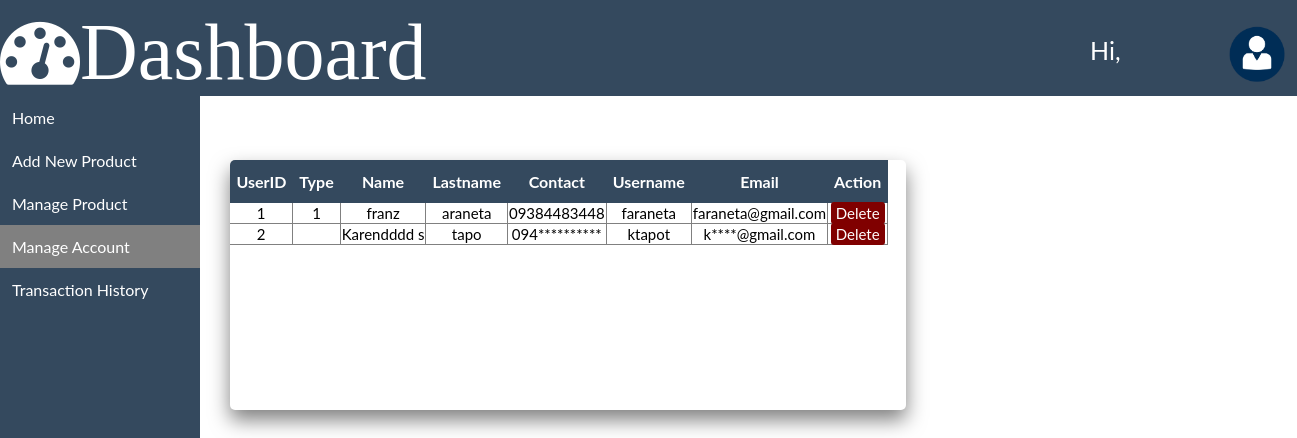
The app's page /FMJMOLSHOP/Account.php with its own data.
### tables this page shows
CREATE TABLE `account_user` (
  `Custmerid` int(11) NOT NULL,
  `type` varchar(11) NOT NULL,
  `Name` varchar(50) NOT NULL,
  `Lastname` varchar(50) NOT NULL,
  `contact` varchar(50) NOT NULL,
  `username` varchar(50) NOT NULL,
  `email` text NOT NULL,
  `pwd` text NOT NULL
);

### FMJMOLSHOP/Adminserver.php (called while the page is built, shortened)
<?php
$db = mysqli_connect('localhost','root','','fmjm') or ("Could not connect database");
     $resultss = mysqli_query($db, "SELECT * FROM account_user");
 ?>

### FMJMOLSHOP/Account.php (the view, shortened to what this page needs)
<?php include('Adminserver.php');
?>
<!DOCTYPE html>
<html>
<head>
<link rel="stylesheet" href="https://cdnjs.cloudflare.com/ajax/libs/font-awesome/4.7.0/css/font-awesome.min.css">
<link rel="stylesheet" type="text/css" href="css/adminstyle.css">
</head>
<body>
<div class="adminheader">
<div class="title"><i class="fa fa-dashboard">Dashboard</i><div class="dropdown">
  <img src="iconuser.png" class="avatar">
</div>
  </div></div><div class="user">Hi, <?php echo $_SESSION['username']; ?></div>
<div class="vertical">
<div class="vertical-menu">
<a href="HomeAdmin.php" class="active">Home</a>
<a href="AdminAdd.php" class="active">Add New Product</a>
<a href="Product.php" class="active">Manage Product</a>
<a href="Account.php" class="activea"> Manage Account</a>
  <a href="transaction.php" class="active">Transaction History</a>
</div>
</div>
 <div class="table-boxs">
<table class="Psizes">
   	 <thead>
   	 	<tr>
        <th>UserID</th>
          <th>Type</th>
   	 		<th>Name</th>
        <th>Lastname</th>
        <th>Contact</th>
        <th>Username</th>
        <th>Email</th>
   	 		<th colspan="2">Action</th>
   	 	</tr>
   	 </thead>
   <tbody class="display">
<?php while ($row = mysqli_fetch_array($resultss)) { ?>
   	 	    <tr>
            <td><?php echo $row['Custmerid']; ?> </td>
            <td><?php echo $row['type']; ?> </td>
   	 		   <td><?php echo $row['Name']; ?> </td>
   	 		   <td><?php echo $row['Lastname']; ?> </td>
        	<td><?php echo $row['contact']; ?> </td>
        	<td><?php echo $row['username']; ?> </td>
        	<td><?php echo $row['email']; ?> </td>
<td>
		<a class="del_btn" href="Account.php?delA=<?php echo $row['Custmerid']; ?> " onclick="return  confirm('Do you want to delete Y/N')">Delete</a>
</td>
</tr>
<?php } ?>
</tbody>
  </table>
</div>
</body>
</html>

### FMJMOLSHOP/css/adminstyle.css (style rules this page uses)
* { box-sizing: border-box }
body { font-family: "Lato", sans-serif; font-size: 16px; margin: 0; padding: 0; }
.vertical { height: 889px; width:200px; background-color: #34495E; top:0px; }
.vertical-menu a { background-color: #34495E; color: grey; display: block; padding: 12px; height: 500%; text-decoration: none; }
.vertical-menu a.activea { background-color: grey; color: white; }
.vertical-menu a.active { color: white; }
.adminheader { background-color: #34495E; width: auto; }
.title { top:5%; left:10px; color: white; font-size: 80px; }
.display { width: 50px; line-height: normal; }
.Psize,.Psizes,.Psizea, .Psizess { text-align: center; padding: 1px; border-collapse: collapse; }
.Psizes th { background-color: #34495E; color: white; line-height: 30px; padding: 6.5px; }
.Psizes td,.Psize td { border-bottom: .5px solid grey; font-size: 15px; border-right: 1px solid grey; }
.del_btn { text-decoration: none; padding: 2px 5px; background: #800000; color: white; border-radius: 3px; }
.table-boxs { border-radius: 5px; position: absolute; top: 160px; left: 230px; width: 52.1%; height: 250px; overflow-y: scroll; background: #fff; box-shadow: 0 10px 20px rgba(0,0,0,0.5); }
.avatar { position: relative; top: 5px; left: 800px; width: 60px; height: 20%; }
.user { position: absolute; left: 1090px; top: 35px; font-size: 25px; color: white; }
.dropdown { position: relative; display: inline-block; }

### records on screen
account_user: Custmerid "1", type "1", Name "franz", Lastname "araneta", contact "09384483448", username "faraneta", email "faraneta@gmail.com"
account_user: Custmerid "2", Name "Karendddd s", Lastname "tapo", contact "094**********", username "ktapot", email "k****@gmail.com"
